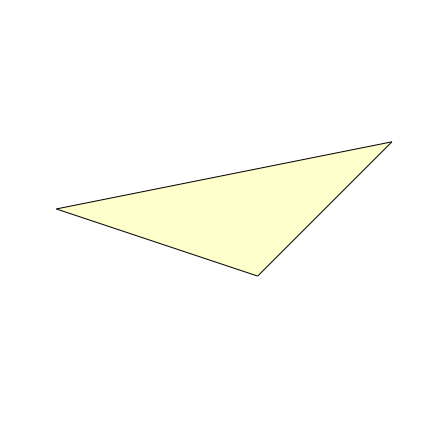
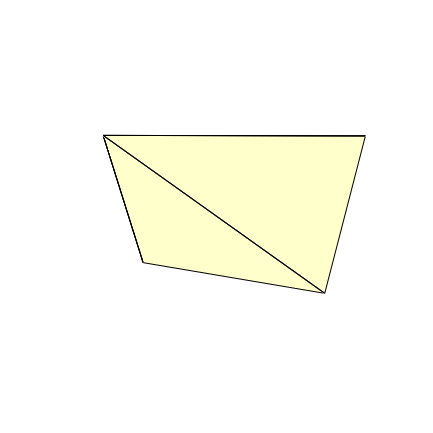

Reproduce these figures in MATLAB, in order. (Note: this script raises an error after producing the figures.)
clc; clear all; close all;
addpath('../');

add = .5;
lineWidth = 1.5;
faceAlpha = .2;
mrkSzBig = 20;
mrkSzSml = 10;
cut = 4;
addTxt = .25;
azel = [-30,-15];

%%

P = [-1,-1; 1,-1; -1,1];
A = [2,2;-3,1];

P = P*A;

patch(P(:,1), P(:,2), 'y', 'facealpha', faceAlpha)
axis equal off;

cut =1;
ps = get(gcf, 'Position');
ratio = 1;
paperWidth = 10;
paperHeight = paperWidth*ratio;
set(gcf, 'paperunits', 'centimeters');
set(gcf, 'papersize', [paperWidth-cut paperHeight-cut]);
set(gcf, 'PaperPosition', [-cut    -cut   paperWidth+cut paperHeight+cut]);

print(gcf, '-dpdf', '../../tex/thesis/fig/tri.pdf');

%%
clf;

P = [-1, -1, -1; 1 -1 -1; -1 1 -1;1 1 1];
A = [1,-2,3; 3,4,-1; 1,2,1];
P = P*A;

ii = { 1:3, ...
       2:4, ...
       [1,2,4], ...
       [1,2,4]};

for i = 1:numel(ii)
    patch(P(ii{i},1), P(ii{i},2), P(ii{i},3), 'y', 'facealpha', .2);
end
axis equal off
view([56,-21])

%%

cut =1;
ps = get(gcf, 'Position');
ratio = 1;
paperWidth = 10;
paperHeight = paperWidth*ratio;
set(gcf, 'paperunits', 'centimeters');
set(gcf, 'papersize', [paperWidth-cut paperHeight-cut]);
set(gcf, 'PaperPosition', [-cut    -cut   paperWidth+cut paperHeight+cut]);

print(gcf, '-dpdf', '../../tex/thesis/fig/tet.pdf');


%%
clf;

G = cartGrid([1,1]);

A = [-1,2;-3,1];
G.nodes.coords = G.nodes.coords*A;

plotGrid(G, 'facealpha', faceAlpha);

axis equal off

%%

ps = get(gcf, 'Position');
ratio = (ps(4)-ps(2)) / (ps(3)-ps(1));
paperWidth = 10;
paperHeight = paperWidth*ratio - cut;
set(gcf, 'paperunits', 'centimeters');
set(gcf, 'papersize', [paperWidth paperHeight]);
set(gcf, 'PaperPosition', [0    0   paperWidth paperHeight]);

print(gcf, '-dpdf', '../../tex/thesis/fig/quad.pdf');

%%
clf;

G = cartGrid([1,1,1]);

A = [3,2,1; 1,2,6; 1,2,1];
G.nodes.coords = G.nodes.coords*A;

plotGrid(G, 'facealpha', faceAlpha);
view([18,38])

% xMax = max(G.nodes.coords(:,1)); xMin = min(G.nodes.coords(:,1));
% yMax = max(G.nodes.coords(:,2)); yMin = min(G.nodes.coords(:,2));
% zMax = max(G.nodes.coords(:,3)); zMin = min(G.nodes.coords(:,3));
% axis([xMin, xMax, yMin, yMax, zMin, zMax]);
axis equal off


%%

cut =2;
ps = get(gcf, 'Position');
ratio = 1;
paperWidth = 10;
paperHeight = paperWidth*ratio;
set(gcf, 'paperunits', 'centimeters');
set(gcf, 'papersize', [paperWidth-cut paperHeight-cut]);
set(gcf, 'PaperPosition', [-cut    -cut   paperWidth+cut paperHeight+cut]);

print(gcf, '-dpdf', '../../tex/thesis/fig/pol.pdf');

%%
clf;

P = [-1,-1,-1;
      1,-1,-1;
     -1, 1,-1;
     -1,-1, 1;
      1,-1, 1;
     -1, 1, 1];
 
 A = [3,2,3; 1,2,6; 1,2,1];
 P = P*A;

 ii = {[1,2,5,4], ...
       [2,3,6,5], ...
       [1,3,6,4], ...
       [1:3]    , ...
       [4:6]   };

 for i = 1:numel(ii)
    patch(P(ii{i},1), P(ii{i},2), P(ii{i},3), 'y', 'facealpha', .2);
 end
 
 axis equal off
 view([2,-65])
 
 %%
cut =3;
ps = get(gcf, 'Position');
ratio = 1;
paperWidth = 10;
paperHeight = paperWidth*ratio;
set(gcf, 'paperunits', 'centimeters');
set(gcf, 'papersize', [paperWidth-cut paperHeight-cut]);
set(gcf, 'PaperPosition', [-cut    -cut   paperWidth+cut paperHeight+cut]);

print(gcf, '-dpdf', '../../tex/thesis/fig/pri.pdf');
